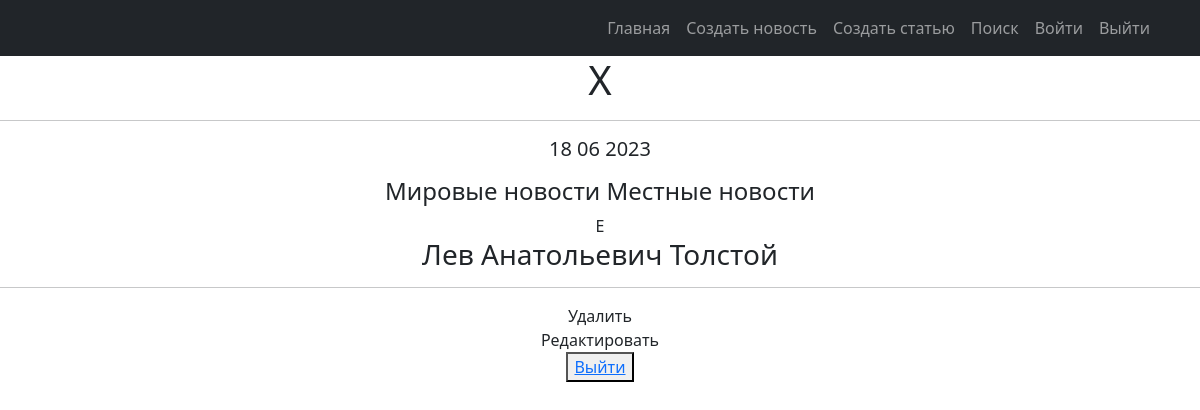
Screenshot of /57 with the database file from the repository.
### news/models.py (models this page shows, shortened)
class Post(models.Model):
    objects = None
    article = 'AR'
    news = 'NE'
    POST = [
        (news, 'Новость'),
        (article, 'Статья')
    ]
    title = models.TextField(max_length=50)
    author = models.ForeignKey(Author, on_delete=models.CASCADE)
    time_in_comment = models.DateTimeField(auto_now_add=True)  #default=django.utils.timezone.now
    choice_title = models.CharField(max_length=2, choices=POST)
    post_text = models.TextField(max_length=500)
    categories = models.ManyToManyField('Category', through='PostCategory')
    rating_post = models.IntegerField(default=0)

class Category(models.Model):
    objects = None
    economy = 'EC'
    politician = 'PL'
    worldnews = 'WN'
    hostnews = 'HN'
    sport = 'SP'
    POSITION = [
        (economy, 'Экономика'),
        (politician, 'Политика'),
        (worldnews, 'Мировые новости'),
        (hostnews, 'Местные новости'),
        (sport, 'Спортивные новости')
    ]
    category = models.CharField(max_length=2, choices=POSITION, default='HN', unique=True)
    subscribers = models.ManyToManyField(User, blank=True, related_name='categories')
    def __str__(self):
        return self.get_category_display()

class Author(models.Model):
    user_author = models.OneToOneField(User, on_delete=models.CASCADE)
    user_rating = models.IntegerField(default=0)

### news/views.py (the view)
# urls.py: path('<int:pk>', PostDetail.as_view(), name='post_detail'),
class PostDetail(DetailView):
    model = Post
    template_name = 'one_news.html'
    context_object_name = "news"
    queryset = Post.objects.all()
    def get_object(self, *args, **kwargs):
        obj = cache.get(f'post-{self.kwargs["pk"]}', None)
        if not obj:
            obj = super().get_object(queryset=self.queryset)
            cache.set(f'post-{self.kwargs["pk"]}', obj)
        return obj

### news/templatetags/censure.py (called while the page is built)
@register.filter()
def censor(word):
    def multiple_replace(texts, replace_value):
        for i, j in replace_value.items():
            texts = texts.lower().replace(i, j)
        return texts
    replace_values = {'модели': 'м*****',
                      'джигурда': 'д*******',
                      'однако': 'о*****',
                      'директор': 'д*******',
                      'повтор': 'п*****'
                      }
    word = multiple_replace(word, replace_values)
    return word.capitalize()

### templates/one_news.html (shortened to what this page needs)
{% extends 'flatpages/default.html' %}
{% block content %}
{% load censure %}
<h1>{{ news.title | censor }}</h1>
<hr>
<h5>{{ news.time_in_comment |date:'d m Y'  }}</h5>
<p style="text-indent: 25px;">
    <h4>{% for category in news.categories.all %}
        {{category}}
    {% endfor %}</h4>
    {{news.post_text | censor}}
<h3>{{ news.author.user_author.first_name }}</h3>
</p>
<hr>
<a class="nav-link" href="/news/{{news.id}}/delete/">Удалить</a>
<a class="nav-link" href="{{news.id}}/edit/">Редактировать</a>
<button> <a href="logout/">Выйти</a> </button>
{% endblock content %}

### rows the page displays
Post: title|censor "X", time_in_comment "18 06 2023", post_text|censor "E", author.user_author.first_name "Лев Анатольевич Толстой"
Category: category "Мировые новости"
Category: category "Местные новости"
